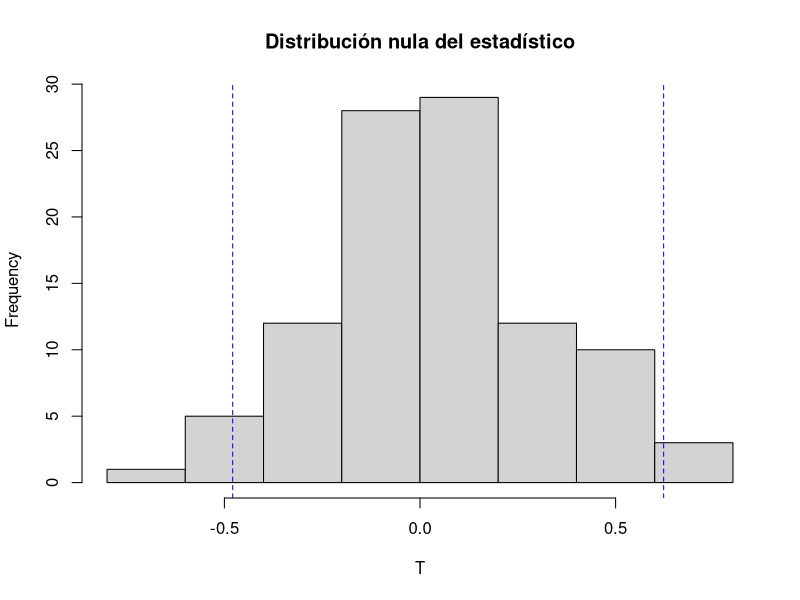
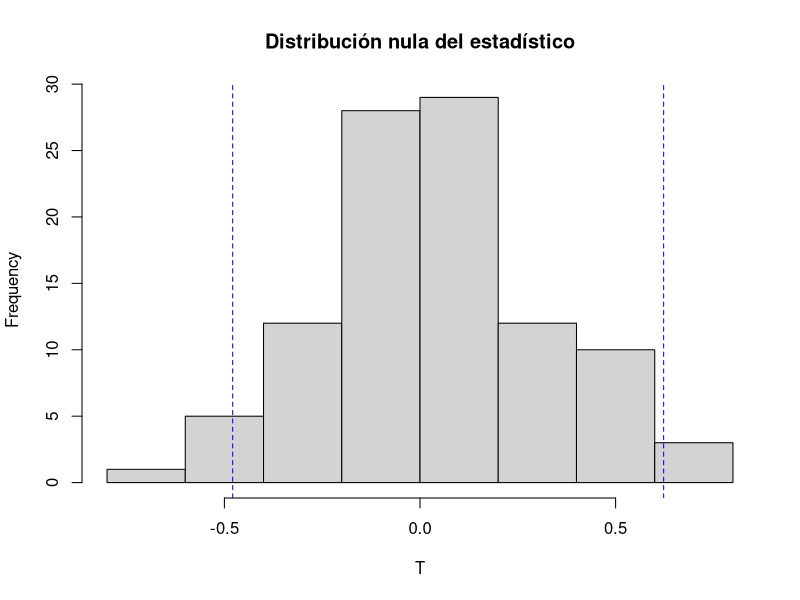

Write the R code that produced these figures, in order.
# EJEMPLO DE TEST BOOTSTRAP PARA LA IGUALDAD DE MEDIAS
# H0; mux = muy

#ELEGIMOS EL ESTADISTICO mean(x) - mean(y)
B=100
set.seed(1234)
m = 15
n = 32

x = rnorm(m, mean=0, sd=1)
y = rnorm(n, mean=-1, sd=1)

# DISEÑAMOS EL TEST BOOTSTRAP
tobs = mean(x) - mean(y)
tobs

# APROXIMO LA DISTRIBUCIÓN NULA
# NECESITO ESTAR BAJO H0
# TRANSFORMO X, Y ORIGINALES PARA QUE TENGAN LA MISMA MEDIA
z = c(x, y)
nuevox = x - mean(x) + mean(z)
nuevoy = y - mean(y) + mean(z)
T = numeric(B)
for (b in 1:B){
  bootx = sample(nuevox, size=m, replace=TRUE)
  booty = sample(nuevoy, size=n, replace=TRUE)
  T[b] = mean(bootx) - mean(booty)
}
hist (T, main="Distribución nula del estadístico", xlab="T")
# CALCULO EL P-VALOR
pvalor = mean(abs(T) >= abs(tobs))
alpha = 0.05
q = quantile (T, probs=c(alpha/2, 1-alpha/2))
abline (v=q, col="blue", lty=2)




hist(T, main="Distribución nula del estadístico", xlab="T")
points (tobs, 0, col="red", pch=19, cex=2)
mean(abs(T) >= abs(tobs))
alpha = 0.05
q = quantile (T, probs=c(alpha/2, 1-alpha/2))
abline (v=q[1], col="blue", lty=2)
abline (v=q[2], col="blue", lty=2)
# FIN DEL EJE
